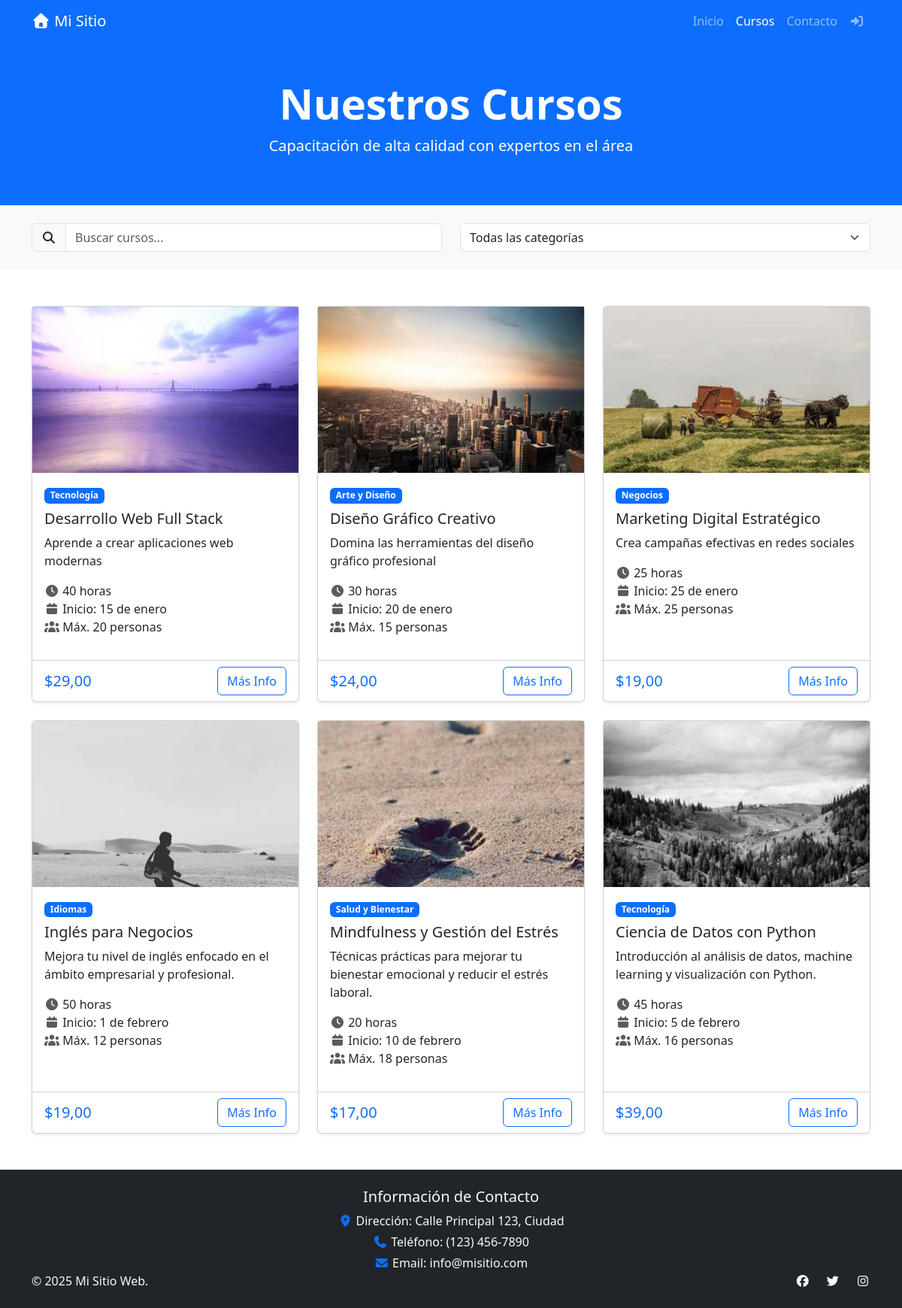
Screenshot of /cursos/ with the database file from the repository.
### coreapp/models.py (models this page shows, shortened)
class Curso(models.Model):
    titulo = models.CharField(max_length=100, help_text="Ingrese titulo del curso")
    categoria = models.CharField(max_length=100, help_text="Ingrese la categoria del curso")
    descripcion = models.TextField(help_text="Ingrese una breve descripcion para el curso")
    duracion = models.CharField(max_length=50, help_text="Ingrese duracion del curso. Ej: 20 horas, 2 semanas...")
    precio = models.DecimalField(max_digits=6, decimal_places=2, help_text="Ingrese precio del curso. Ej: 39, 39.99")
    fecha_inicio = models.CharField(max_length=50, help_text="Ingrese fecha de inicio. Ej: 10 de enero")
    cupo = models.CharField(max_length=100, help_text="Ingrese cantidad de cupos. Ej: Max. 30 personas")
    imagen = models.ImageField(upload_to='imgCursos', null=True)

### coreapp/views.py (the view)
# urls.py: path('cursos/', views.CursoListView.as_view(), name='cursos'),
class CursoListView(ListView):
    model = Curso
    template_name = "coreapp/cursos.html"
    context_object_name = "cursos"
    def get_queryset(self):
        queryset = Curso.objects.all()
        query = self.request.GET.get("q")
        categoria = self.request.GET.get("categoria")
        if query:
            queryset = queryset.filter(titulo__icontains=query)
        if categoria:
            queryset = queryset.filter(categoria__iexact=categoria)
        return queryset
    def get_context_data(self, **kwargs):
        context = super().get_context_data(**kwargs)
        context["titulo"] = "Nuestros Cursos"
        return context

### coreapp/templates/coreapp/cursos.html (shortened to what this page needs)
{% extends "base.html" %}
{% block enlaceContacto %}
<a class="nav-link" href="{% url 'coreapp:contacto' %}?origen=cursos">Contacto</a>
{% endblock enlaceContacto %}
{% block mainContent %}
<section class="page-header py-5 bg-primary text-white">
  <div class="container">
    <div class="row">
      <div class="col-12 text-center">
        <h1 class="display-4 fw-bold">{{ titulo }}</h1>
        <p class="lead">Capacitación de alta calidad con expertos en el área</p>
      </div>
    </div>
  </div>
</section>
<section class="filter-section py-4 bg-light">
  <div class="container">
    <form method="get" action="{% url 'coreapp:cursos' %}">
      <div class="row">
        <div class="col-md-6">
          <div class="input-group">
            <span class="input-group-text"><i class="fas fa-search"></i></span>
            <input
              type="text"
              class="form-control"
              name="q"
              value="{{ request.GET.q }}"
              placeholder="Buscar cursos..."
            />
          </div>
        </div>
        <div class="col-md-6">
          <select class="form-select" name="categoria" onchange="this.form.submit()">
            <option value="">Todas las categorías</option>
           </select>
        </div>
      </div>
    </form>
  </div>
</section>
<section class="workshops-section py-5">
  <div class="container">
    <div class="row g-4" id="workshopsGrid">
      {% for c in cursos %}
      <div class="col-lg-4 col-md-6 workshop-item" data-category="{{ c.categoria|lower }}">
        <div class="card h-100 shadow-sm">
          {% if c.imagen %}
          <img src="{{ c.imagen.url }}" alt="{{ c.titulo }}" />
          {% else %}
          <img src="https://via.placeholder.com/400x250?text=Sin+imagen" alt="Sin imagen"/>
          {% endif %}
          <div class="card-body">
            <span class="badge bg-primary mb-2">{{ c.categoria }}</span>
            <h5 class="card-title">{{ c.titulo }}</h5>
            <p class="card-text">{{ c.descripcion }}</p>
            <ul class="list-unstyled">
              <li><i class="fas fa-clock text-muted"></i> {{ c.duracion }}</li>
              <li>
                <i class="fas fa-calendar text-muted"></i> Inicio: {{c.fecha_inicio }}
              </li>
              <li><i class="fas fa-users text-muted"></i> {{ c.cupo }}</li>
            </ul>
          </div>
          <div class="card-footer bg-transparent">
            <div class="d-flex justify-content-between align-items-center">
              <span class="h5 mb-0 text-primary">${{ c.precio }}</span>
              <a href="{% url 'coreapp:contacto' %}?origen=cursos" class="btn btn-outline-primary">
                Más Info
              </a>
            </div>
          </div>
        </div>
      </div>
      {% empty %}
      <p>No hay cursos disponibles.</p>
      {% endfor %}
    </div>
  </div>
</section>
{% endblock mainContent %}

### coreapp/templates/base.html (shortened to what this page needs)
<!DOCTYPE html>
<html lang="es" data-bs-theme="light">
<head>
    {% load static %}
    <link rel="stylesheet" href="{% static 'coreapp/icons/css/all.min.css' %}">
    <link href="{% static 'coreapp/css/bootstrap.min.css' %}" rel="stylesheet" />
</head>
<body>
    <nav class="navbar navbar-expand-lg navbar-dark bg-primary">
        <div class="container">
            <a class="navbar-brand" href="{% url 'coreapp:index' %}">
                <i class="fas fa-home"></i> Mi Sitio
            </a>
            <div class="collapse navbar-collapse" id="navbarNav">
                <ul class="navbar-nav ms-auto">
                    <li class="nav-item">
                        <a class="nav-link {% if request.resolver_match.url_name == 'index' %}active{% endif %}" href="{% url 'coreapp:index' %}">Inicio</a>
                    </li>
                    <li class="nav-item">
                        <a class="nav-link {% if request.resolver_match.url_name == 'cursos' %}active{% endif %}" href="{% url 'coreapp:cursos' %}">Cursos</a>
                    </li>
                    <li class="nav-item">
                        {% block enlaceContacto %}{% endblock enlaceContacto %}
                    </li>
                    {% if request.user.is_authenticated %}
                    <li class="nav-item">
                        <a class="nav-link {% if request.resolver_match.url_name == 'userPerfil' %}active{% endif %}"
                        href="{% url 'coreapp:userPerfil' %}">
                            <i class="fas fa-user"></i>
                        </a>
                    </li>
                    <li>
                        <a href="#" class="nav-link" onclick="event.preventDefault(); document.getElementById('logout-form').submit();">
                            <i class="fas fa-sign-out-alt"></i>
                        </a>
                        <form id="logout-form" action="{% url 'logout' %}" method="POST" style="display: none;">
                            {% csrf_token %}
                        </form>
                    </li>
                    {% else %}
                    <li class="nav-item">
                        <a class="nav-link {% if request.resolver_match.url_name == 'login' %}active{% endif %}" href="{% url 'login' %}">
                            <i class="fas fa-sign-in-alt"></i>
                        </a>
                    </li>
                    {% endif %}
                </ul>
            </div>
        </div>
    </nav>
    {% block mainContent %}{% endblock mainContent %}
    <footer class="bg-dark text-light py-4">
        <div class="container">
            <div class="card-footer text-center" >
                <h5 class="card-title text-center">Información de Contacto</h5>
                <p class="mb-1 pt-2"><i class="fas fa-map-marker-alt text-primary"></i> Dirección: Calle Principal 123, Ciudad</p>
                <p class="mb-1"><i class="fas fa-phone text-primary"></i> Teléfono: (123) 456-7890</p>
                <p class="mb-0"><i class="fas fa-envelope text-primary"></i> Email: info@misitio.com</p>
            </div>
            <div class="row">
                <div class="col-md-6">
                    <p class="mb-0">&copy; 2025 Mi Sitio Web.</p>
                </div>
                <div class="col-md-6 text-end">
                    <a href="#" class="text-light me-3"><i class="fab fa-facebook"></i></a>
                    <a href="#" class="text-light me-3"><i class="fab fa-twitter"></i></a>
                    <a href="#" class="text-light"><i class="fab fa-instagram"></i></a>
                </div>
            </div>
        </div>
    </footer>
</body>
</html>

### coreapp/templates/base.html (style rules this page uses)
body { display: flex; flex-direction: column; min-height: 100vh; }

### rows the page displays
Curso: imagen (picture), categoria "Tecnología", titulo "Desarrollo Web Full Stack", descripcion "Aprende a crear aplicaciones web modernas", duracion "40 horas", fecha_inicio "15 de enero", cupo "Máx. 20 personas", precio "29,00"
Curso: imagen (picture), categoria "Arte y Diseño", titulo "Diseño Gráfico Creativo", descripcion "Domina las herramientas del diseño gráfico profesional", duracion "30 horas", fecha_inicio "20 de enero", cupo "Máx. 15 personas", precio "24,00"
Curso: imagen (picture), categoria "Negocios", titulo "Marketing Digital Estratégico", descripcion "Crea campañas efectivas en redes sociales", duracion "25 horas", fecha_inicio "25 de enero", cupo "Máx. 25 personas", precio "19,00"
Curso: imagen (picture), categoria "Idiomas", titulo "Inglés para Negocios", descripcion "Mejora tu nivel de inglés enfocado en el ámbito empresarial y profesional.", duracion "50 horas", fecha_inicio "1 de febrero", cupo "Máx. 12 personas", precio "19,00"
Curso: imagen (picture), categoria "Salud y Bienestar", titulo "Mindfulness y Gestión del Estrés", descripcion "Técnicas prácticas para mejorar tu bienestar emocional y reducir el estrés laboral.", duracion "20 horas", fecha_inicio "10 de febrero", cupo "Máx. 18 personas", precio "17,00"
Curso: imagen (picture), categoria "Tecnología", titulo "Ciencia de Datos con Python", descripcion "Introducción al análisis de datos, machine learning y visualización con Python.", duracion "45 horas", fecha_inicio "5 de febrero", cupo "Máx. 16 personas", precio "39,00"

### other values shown
{{ titulo }} "Nuestros Cursos"
